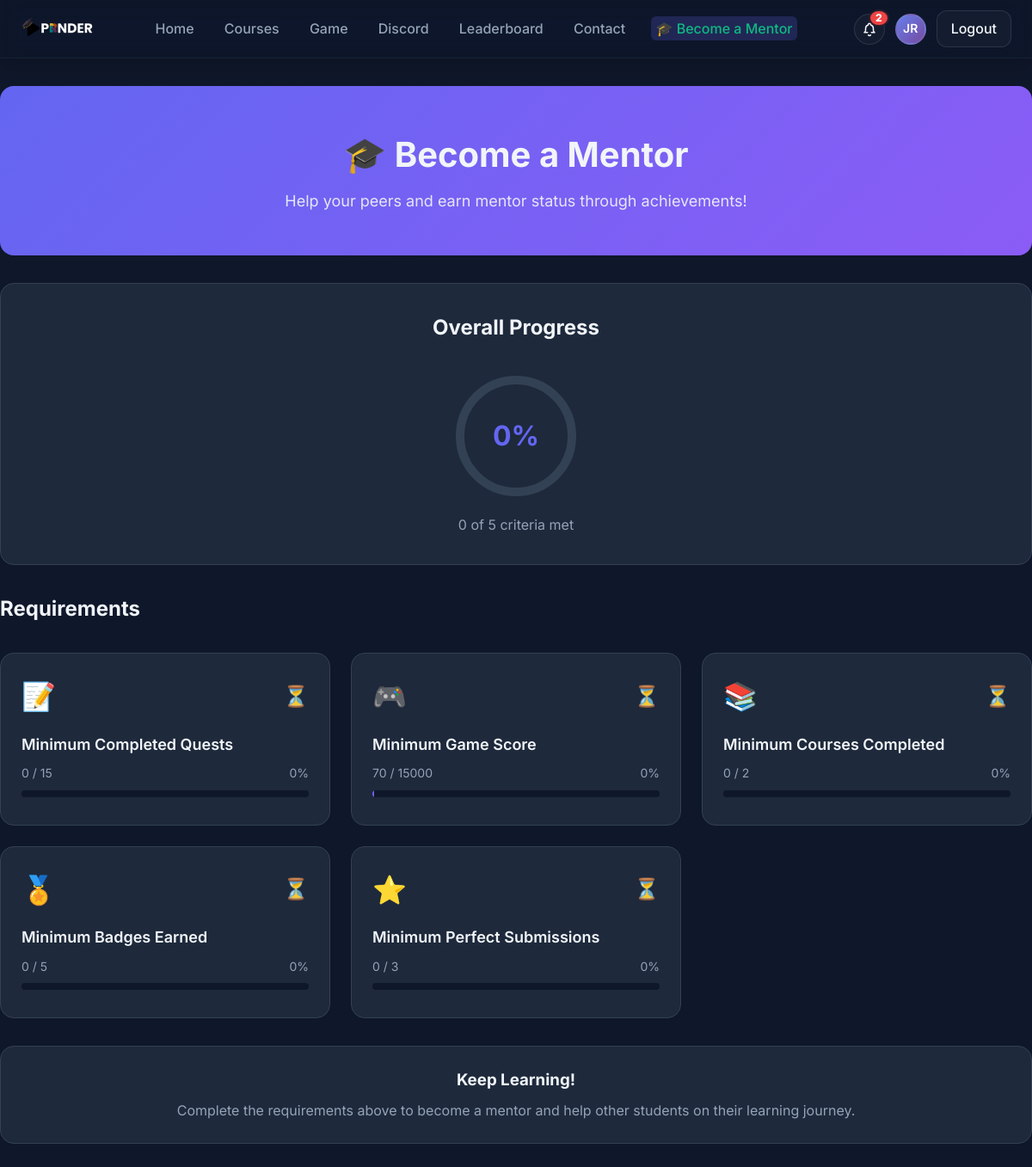
The page /public/mentor-progress.php (signed in) on the database its author committed.
### tables this page shows
CREATE TABLE `mentor_criteria` (
  `id` int(10) UNSIGNED NOT NULL,
  `criteria_key` varchar(50) NOT NULL,
  `name` varchar(120) NOT NULL,
  `description` text DEFAULT NULL,
  `threshold_value` int(10) UNSIGNED NOT NULL,
  `is_active` tinyint(1) NOT NULL DEFAULT 1,
  `created_at` timestamp NOT NULL DEFAULT current_timestamp(),
  `updated_at` timestamp NOT NULL DEFAULT current_timestamp() ON UPDATE current_timestamp()
);

### src/MentorPromotion.php (called while the page is built, shortened)
<?php
class MentorPromotion {
    private $db;
    public function __construct($db) {
        $this->db = $db;
    }
    public function checkEligibility($userId) {
        $userStmt = $this->db->prepare('SELECT role FROM users WHERE id = ?');
        $userStmt->execute([$userId]);
        $user = $userStmt->fetch();
        $checkPromotion = $this->db->prepare('SELECT id FROM mentor_promotions WHERE user_id = ?');
        $checkPromotion->execute([$userId]);
        $criteriaStmt = $this->db->query('
            SELECT criteria_key, name, threshold_value
            FROM mentor_criteria
            WHERE is_active = 1
        ');
        $criteria = $criteriaStmt->fetchAll();
        $results = [];
        $allMet = true;
        foreach ($criteria as $criterion) {
            $met = $this->checkCriterion($userId, $criterion['criteria_key'], $criterion['threshold_value']);
            $results[$criterion['criteria_key']] = [
                'name' => $criterion['name'],
                'threshold' => $criterion['threshold_value'],
                'current' => $met['current'],
                'met' => $met['met']
            ];
            if (!$met['met']) {
                $allMet = false;
            }
        }
        return [
            'eligible' => $allMet,
            'criteria' => $results,
            'progress' => $this->calculateProgress($results)
        ];
    }
    private function checkCriterion($userId, $criteriaKey, $threshold) {
        switch ($criteriaKey) {
            case 'min_completed_quests':
                $stmt = $this->db->prepare('
                    SELECT COUNT(*) as count
                    FROM submissions
                    WHERE user_id = ? AND status = "passed"
                ');
                $stmt->execute([$userId]);
                $result = $stmt->fetch();
                $current = $result['count'];
                break;
            case 'min_game_score':
                $stmt = $this->db->prepare('
                    SELECT MAX(score) as score
                    FROM game_scores
                    WHERE user_id = ?
                ');
                $stmt->execute([$userId]);
                $result = $stmt->fetch();
                $current = $result['score'] ?? 0;
                break;
            case 'min_courses_completed':
                $stmt = $this->db->prepare('
                    SELECT COUNT(DISTINCT e.course_id) as count
                    FROM enrollments e
                    INNER JOIN courses c ON c.id = e.course_id
                    INNER JOIN quests q ON q.course_id = c.id
                    WHERE e.user_id = ?
                    AND NOT EXISTS (
                        SELECT 1 FROM quests q2
                        WHERE q2.course_id = c.id
                        AND NOT EXISTS (
                            SELECT 1 FROM submissions s
                            WHERE s.user_id = e.user_id
                            AND s.quest_id = q2.id
                            AND s.status = "passed"
                        )
                    )
                ');
                $stmt->execute([$userId]);
                $result = $stmt->fetch();
                $current = $result['count'];
                break;
            case 'min_badges_earned':
                $stmt = $this->db->prepare('
                    SELECT COUNT(*) as count
                    FROM user_badges
                    WHERE user_id = ?
                ');
                $stmt->execute([$userId]);
                $result = $stmt->fetch();
                $current = $result['count'];
                break;
            case 'min_perfect_submissions':
                $stmt = $this->db->prepare('
                    SELECT COUNT(*) as count
                    FROM submissions s
                    INNER JOIN quests q ON q.id = s.quest_id
                    WHERE s.user_id = ?
                    AND s.status = "passed"
                    AND s.points_awarded = q.max_points
                ');
                $stmt->execute([$userId]);
                $result = $stmt->fetch();
                $current = $result['count'];
                break;
        }
        return [
            'current' => $current,
            'met' => $current >= $threshold
        ];
    }
    private function calculateProgress($results) {
        $totalCriteria = count($results);
        $metCriteria = 0;
        return round(($metCriteria / $totalCriteria) * 100);
    }
}

### src/db.php (called while the page is built, shortened)
<?php
function db(): PDO {
    static $pdo = null;
    if ($pdo instanceof PDO) {
        return $pdo;
    }
    $dsn = 'mysql:host=' . DB_HOST . ';dbname=' . DB_NAME . ';charset=utf8mb4';
    $options = [
        PDO::ATTR_ERRMODE => PDO::ERRMODE_EXCEPTION,
        PDO::ATTR_DEFAULT_FETCH_MODE => PDO::FETCH_ASSOC,
        PDO::ATTR_EMULATE_PREPARES => false,
    ];
    $pdo = new PDO($dsn, DB_USER, DB_PASS, $options);
    return $pdo;
}

### src/session.php (called while the page is built, shortened)
<?php
function current_user_id(): ?int {
    return $_SESSION['user_id'] ?? null;
}

### public/mentor-progress.php (the view, shortened to what this page needs)
<?php
require_once __DIR__ . '/../src/MentorPromotion.php';
$userId = current_user_id();
$mentorPromotion = new MentorPromotion(db());
$userStmt = db()->prepare('SELECT role, email FROM users WHERE id = ?');
$userStmt->execute([$userId]);
$user = $userStmt->fetch();
$profileStmt = db()->prepare('SELECT full_name, avatar_url FROM user_profiles WHERE user_id = ?');
$profileStmt->execute([$userId]);
$profile = $profileStmt->fetch();
$eligibility = $mentorPromotion->checkEligibility($userId);
?>
<!DOCTYPE html>
<html lang="en">
<head>
    <link rel="stylesheet" href="styles.css">
</head>
<body>
    <?php
      $unread = 0; $role = $user['role'] ?? null;
      $n = db()->prepare('SELECT COUNT(*) FROM notifications WHERE user_id = ? AND is_read = 0');
      $n->execute([$userId]);
      $unread = (int)$n->fetchColumn();
    ?>
    <nav class="navbar">
        <div class="container">
            <div class="nav-content">
                <a href="index.php" class="logo">
                    <img src="../images/APRNDR (4).png" alt="Aprnder Logo" style="height: 48px; width: auto;">
                </a>
                <ul class="nav-links">
                    <li><a href="index.php">Home</a></li>
                    <li><a href="courses.php">Courses</a></li>
                    <li><a href="game.php">Game</a></li>
                    <li><a href="discord.php">Discord</a></li>
                    <li><a href="leaderboard.php">Leaderboard</a></li>
                    <li><a href="contact.php">Contact</a></li>
                    <?php if ($role === 'student' || $role === 'user'): ?>
                      <li><a href="mentor-progress.php" class="active" style="color: #10b981;">🎓 Become a Mentor</a></li>
                    <?php endif; ?>
                </ul>
                <div class="nav-actions">
                    <a href="#" id="notifBtn" class="notif-bell" aria-label="Notifications">
                        <?php if ($unread > 0): ?><span class="notif-badge" id="notifCount"><?php echo $unread; ?></span><?php endif; ?>
                    </a>
                    <a href="profile.php" class="profile-avatar-nav" aria-label="Profile">
                        <?php
                        $initials = '';
                        $nameParts = explode(' ', $profile['full_name'] ?? 'User');
                        foreach ($nameParts as $part) {
                            if (!empty($part)) {
                                $initials .= strtoupper($part[0]);
                            }
                        }
                        $initials = substr($initials, 0, 2);
                        if (!empty($profile['avatar_url'])): ?>
                            <img src="<?php echo htmlspecialchars($profile['avatar_url']); ?>" alt="Profile">
                        <?php else: ?>
                            <div class="avatar-initials"><?php echo $initials; ?></div>
                        <?php endif; ?>
                    </a>
                    <a href="logout.php" class="btn-login">Logout</a>
                </div>
            </div>
        </div>
    </nav>
    <div class="container" style="padding: 2rem 0;">
        <div class="mentor-hero">
            <h1>🎓 Become a Mentor</h1>
            <p>Help your peers and earn mentor status through achievements!</p>
        </div>
        <div class="progress-overview">
            <h2 style="text-align: center; margin-bottom: 2rem;">Overall Progress</h2>
            <div class="progress-circle">
                <svg width="150" height="150">
                    <defs>
                        <linearGradient id="gradient" x1="0%" y1="0%" x2="100%" y2="100%">
                            <stop offset="0%" style="stop-color:#6366f1;stop-opacity:1" />
                            <stop offset="100%" style="stop-color:#8b5cf6;stop-opacity:1" />
                        </linearGradient>
                    </defs>
                    <circle class="progress-circle-bg" cx="75" cy="75" r="65"></circle>
                    <circle
                        class="progress-circle-fill"
                        cx="75"
                        cy="75"
                        r="65"
                        stroke-dasharray="<?php echo 2 * 3.14159 * 65; ?>"
                        stroke-dashoffset="<?php echo 2 * 3.14159 * 65 * (1 - $eligibility['progress'] / 100); ?>"
                    ></circle>
                </svg>
                <div class="progress-text"><?php echo $eligibility['progress']; ?>%</div>
            </div>
            <p style="text-align: center; color: var(--color-text-muted);">
                <?php echo count(array_filter($eligibility['criteria'], fn($c) => $c['met'])); ?> of <?php echo count($eligibility['criteria']); ?> criteria met
            </p>
        </div>
        <h2 style="margin-bottom: 1rem;">Requirements</h2>
        <div class="criteria-grid">
            <?php foreach ($eligibility['criteria'] as $key => $criterion): ?>
                <?php
                    $percentage = $criterion['threshold'] > 0
                        ? min(100, ($criterion['current'] / $criterion['threshold']) * 100)
                        : 0;
                    $icons = [
                        'min_completed_quests' => '📝',
                        'min_game_score' => '🎮',
                        'min_courses_completed' => '📚',
                        'min_badges_earned' => '🏅',
                        'min_perfect_submissions' => '⭐'
                    ];
                ?>
                <div class="criterion-card <?php echo $criterion['met'] ? 'met' : ''; ?>">
                    <div class="criterion-header">
                        <div class="criterion-icon"><?php echo $icons[$key] ?? '✨'; ?></div>
                        <div class="criterion-status"><?php echo $criterion['met'] ? '✅' : '⏳'; ?></div>
                    </div>
                    <div class="criterion-name"><?php echo htmlspecialchars($criterion['name']); ?></div>
                    <div class="criterion-progress">
                        <span><?php echo $criterion['current']; ?> / <?php echo $criterion['threshold']; ?></span>
                        <span><?php echo round($percentage); ?>%</span>
                    </div>
                    <div class="criterion-bar">
                    </div>
                </div>
            <?php endforeach; ?>
        </div>
        <?php if (!$eligibility['eligible'] && $user['role'] !== 'mentor'): ?>
            <div class="not-eligible-message">
                <h3>Keep Learning!</h3>
                <p style="color: var(--color-text-muted); margin-top: 0.5rem;">
                    Complete the requirements above to become a mentor and help other students on their learning journey.
                </p>
            </div>
        <?php endif; ?>
    </div>
</body>
</html>

### public/mentor-progress.php (style rules this page uses)
.mentor-hero { background: linear-gradient(135deg, #6366f1 0%, #8b5cf6 100%); padding: 3rem 0; margin-bottom: 2rem; border-radius: 1rem; text-align: center; }
.mentor-hero h1 { font-size: 2.5rem; margin-bottom: 0.5rem; }
.mentor-hero p { font-size: 1.125rem; opacity: 0.9; }
.progress-overview { background: var(--color-surface); border: 1px solid var(--color-border); border-radius: 1rem; padding: 2rem; margin-bottom: 2rem; }
.progress-circle { width: 150px; height: 150px; margin: 0 auto 1rem; position: relative; }
.progress-circle svg { transform: rotate(-90deg); }
.progress-text { position: absolute; top: 50%; left: 50%; transform: translate(-50%, -50%); font-size: 2rem; font-weight: 700; color: var(--color-primary); }
.criteria-grid { display: grid; grid-template-columns: repeat(auto-fit, minmax(300px, 1fr)); gap: 1.5rem; margin-top: 2rem; }
.criterion-card { background: var(--color-surface); border: 1px solid var(--color-border); border-radius: 1rem; padding: 1.5rem; transition: all 0.3s; }
.criterion-header { display: flex; justify-content: space-between; align-items: center; margin-bottom: 1rem; }
.criterion-icon { font-size: 2rem; }
.criterion-status { font-size: 1.5rem; }
.criterion-name { font-size: 1.125rem; font-weight: 600; margin-bottom: 0.5rem; }
.criterion-progress { display: flex; justify-content: space-between; margin-bottom: 0.5rem; color: var(--color-text-muted); font-size: 0.875rem; }
.criterion-bar { height: 8px; background: var(--color-background); border-radius: 4px; overflow: hidden; margin-bottom: 0.5rem; }
.not-eligible-message { background: var(--color-surface); border: 1px solid var(--color-border); border-radius: 1rem; padding: 1.5rem; margin-top: 2rem; text-align: center; }

### rows shown on the page
mentor_criteria: key "📝", name "Minimum Completed Quests", current "0", threshold_value "15", threshold_value "0"
mentor_criteria: key "🎮", name "Minimum Game Score", current "70", threshold_value "15000", threshold_value "0"
mentor_criteria: key "📚", name "Minimum Courses Completed", current "0", threshold_value "2", threshold_value "0"
mentor_criteria: key "🏅", name "Minimum Badges Earned", current "0", threshold_value "5", threshold_value "0"
mentor_criteria: key "⭐", name "Minimum Perfect Submissions", current "0", threshold_value "3", threshold_value "0"

### other values the page prints
$unread "2"
$initials "JR"
$eligibility['progress'] "0"
count(array_filter($eligibility['criteria'], fn($c) => $c['met'])) "0"
count($eligibility['criteria']) "5"
